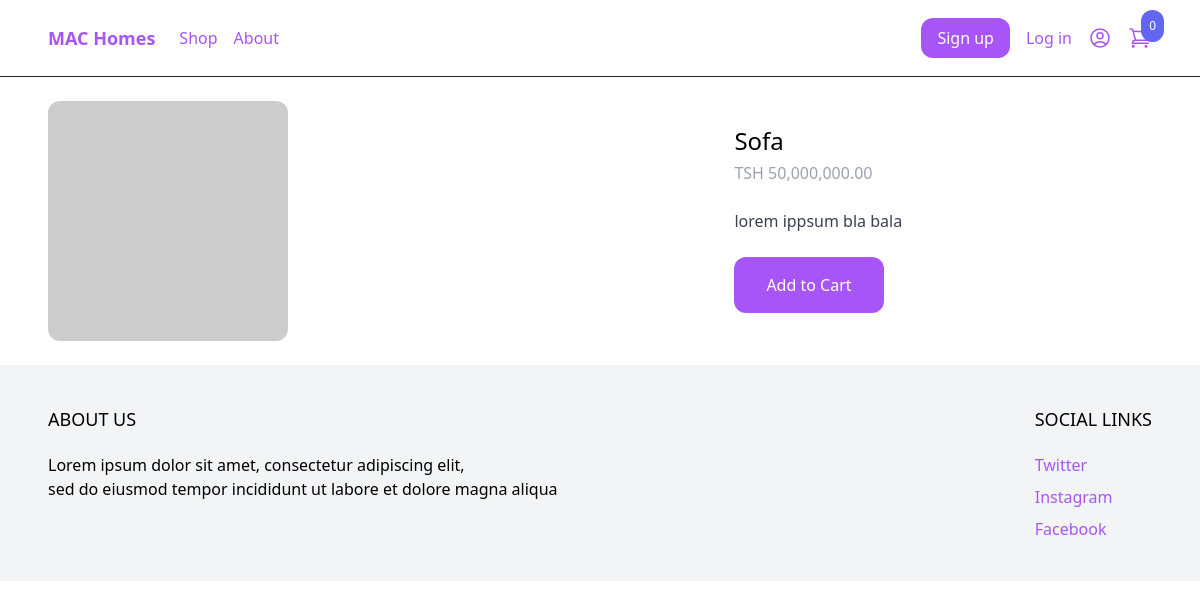
Page /product/shop/sofa on the committed database.
### products/models.py (models this page shows, shortened)
class Product(models.Model):
    category = models.ForeignKey(Category, related_name='product', on_delete=models.CASCADE)
    name = models.CharField(max_length=255)
    slug = models.SlugField()
    description = models.TextField(blank=True, null=True)
    price = models.IntegerField(unique=True)
    created_at = models.DateTimeField(auto_now_add=True)
    image = models.ImageField(upload_to='uploads/', blank=True, null=True)
    thumbnail = models.ImageField(upload_to='uploads/', blank=True, null=True)
    class Meta:
        ordering = ('-created_at',)
    def get_display_price(self):
        tsh_price = self.price * 2500  # Convert USD to TSH
        return "TSH {:,.2f}".format(tsh_price)

### products/views.py (the view)
# urls.py: path('product/', include('products.urls')),
def product(request, slug):
    product = get_object_or_404(Product, slug=slug)
    return render(request, 'product/product.html', {'product': product})

### cart/cart.py (called while the page is built)
    def __len__(self):
        return sum(item['quantity'] for item in self.cart.values())

### cart/context_processors.py (called while the page is built)
def cart(request):
    return {'cart': Cart(request)}

### products/templates/product/product.html
{% extends 'core/base.html' %}
{% block content %}
<div class="max-w-6xl flex flex-wrap py-6 mx-auto py-2 px-6 xl:px-0">
<div class="images w-full mb-6 lg:mb-0 lg:w-3/5">
<img
class="rounded-xl" src="{% if product.image %}{{product.image.url}}{% else %}https://dummyimage.com/240x240/808080/ffffff
{% endif %}">
</div>
<div class="information w-full lg:w-2/5 lg:p-6">
	<h1 class="text-2xl">{{product.name}}</h1>
	<p class="mt-1 text-gray-400">{{product.get_display_price}}</p>
	{% if product.description %}
	<p class="mt-6 text-gray-700">
		{{ product.description }}
	</p>
     {% endif %}
	<a href="#" class="mt-6 inline-block px-8 py-4 rounded-xl bg-purple-500 text-white"
	hx-get="{% url 'add_to_cart' product.id %}"
	hx-target="#menu-cart-button"
	hx-swap="outerHTML">
		Add to Cart</a>
</div>
</div>
{% endblock %}

### rows in the picture
Product: name "Sofa", get_display_price "TSH 50,000,000.00", description "lorem ippsum bla bala"

### other values in the picture
{{ cart|length }} "0"
